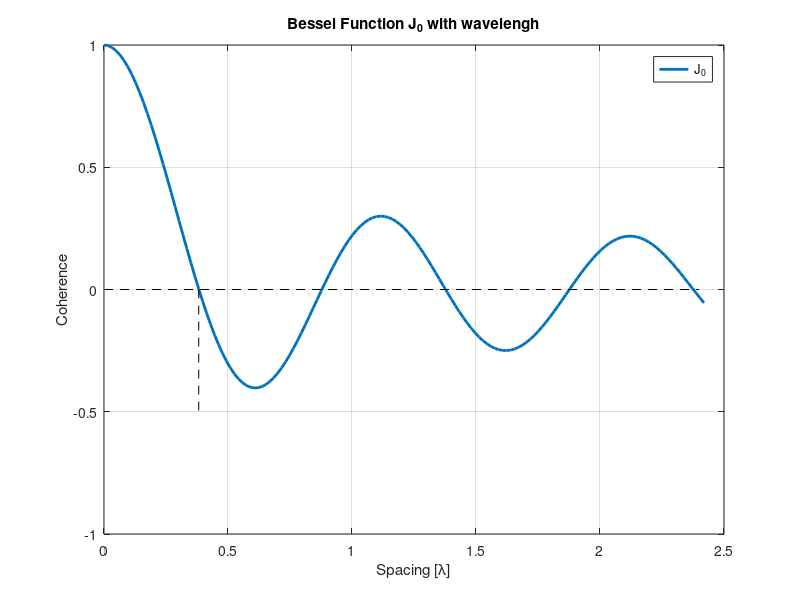

Here is the MATLAB script that generated this plot:
%% Plots a bessel 0 fuection and sacles it by wavelength
X = 0:0.1:15.2;
nu = 0;
J = besselj(nu,X);
P = plot(X/(2*pi),J,'LineWidth',2)
hold on;
grid;
line([0,2.4],[0,0],'Color','black','LineStyle','--');
line([0.382,0.382],[0,-0.5],'Color','black','LineStyle','--');
legend('J_0')
title('Bessel Function J_0 with wavelengh');
xlabel('Spacing [{\lambda}]');
ylabel('Coherence');